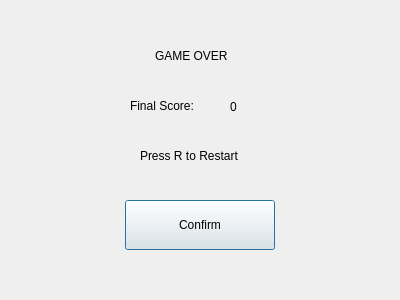
<?xml version="1.0" encoding="UTF-8"?>
<ui version="4.0">
 <class>dead</class>
 <widget class="QDialog" name="dead">
  <property name="geometry">
   <rect>
    <x>0</x>
    <y>0</y>
    <width>400</width>
    <height>300</height>
   </rect>
  </property>
  <property name="windowTitle">
   <string>Dialog</string>
  </property>
  <widget class="QPushButton" name="Confirm">
   <property name="geometry">
    <rect>
     <x>125</x>
     <y>200</y>
     <width>150</width>
     <height>50</height>
    </rect>
   </property>
   <property name="text">
    <string>Confirm</string>
   </property>
  </widget>
  <widget class="QLabel" name="label">
   <property name="geometry">
    <rect>
     <x>130</x>
     <y>90</y>
     <width>101</width>
     <height>31</height>
    </rect>
   </property>
   <property name="text">
    <string>Final Score:</string>
   </property>
  </widget>
  <widget class="QLabel" name="score">
   <property name="geometry">
    <rect>
     <x>230</x>
     <y>100</y>
     <width>67</width>
     <height>14</height>
    </rect>
   </property>
   <property name="text">
    <string>0</string>
   </property>
  </widget>
  <widget class="QLabel" name="label_2">
   <property name="geometry">
    <rect>
     <x>155</x>
     <y>30</y>
     <width>130</width>
     <height>51</height>
    </rect>
   </property>
   <property name="text">
    <string>GAME OVER</string>
   </property>
  </widget>
  <widget class="QLabel" name="label_3">
   <property name="geometry">
    <rect>
     <x>140</x>
     <y>140</y>
     <width>131</width>
     <height>31</height>
    </rect>
   </property>
   <property name="text">
    <string>Press R to Restart</string>
   </property>
  </widget>
 </widget>
 <resources/>
 <connections/>
</ui>
